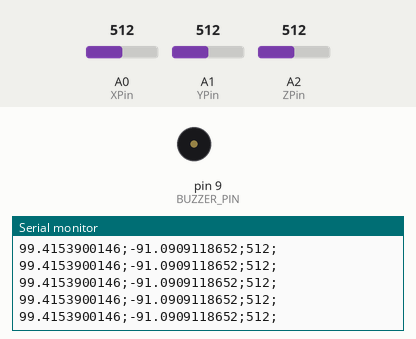
The sketch below on a simulated Arduino Uno, built with avr-gcc and run on an emulated ATmega328P. On the bench: buzzer (waves = sounding, pin HIGH), the last lines printed to the serial monitor. The inputs (shaded band) are chosen by the test bench; at power-on: A1 (YPin) = 512, A0 (XPin) = 512, A2 (ZPin) = 512.

Above: at 1.2 s.
1.3 s: A1 (YPin) set to 334
At 2.4 s:
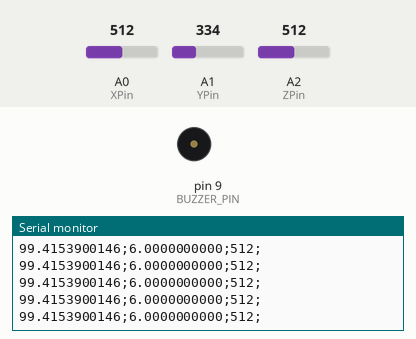
2.8 s: A1 (YPin) set to 315
At 3.6 s:
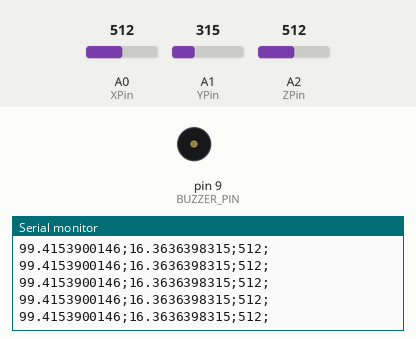
Timing chart, 0 to 5.8 s (numbered marks = the images above; inputs shaded):
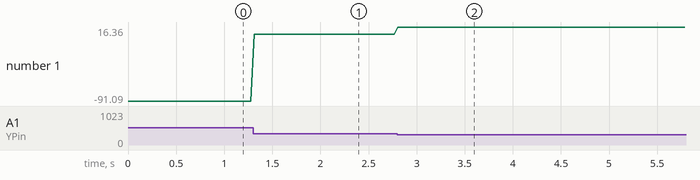

Measured:
- after the input at 1.3 s, the serial monitor: prints a new line at once (image 1)
- after the input at 2.8 s, the serial monitor: prints a new line at once (image 2)
- plotted number 1: -91.09 → 6 after the input at 1.3 s, 6 → 16.36 after the input at 2.8 s

The sketch:

codice_arduino.ino
```cpp
int XPin = A0; // X
int YPin = A1; // Y
int ZPin = A2; // Z
#define BUZZER_PIN 9

void setup() {
  Serial.begin(115200);
  pinMode(BUZZER_PIN, OUTPUT); // set the pin for the Piezo
}

void loop() {
  Serial.flush(); // Empty the memory each time in the loop
  float xmap = fmap(analogRead(XPin), 170, 495, -90, 90);
  float ymap = fmap(analogRead(YPin), 180, 510, 90, -90);
  Serial.print(xmap, DEC);
  Serial.print(";");
  Serial.print(ymap, DEC);
  Serial.print(";");
  Serial.print(analogRead(ZPin), DEC);
  Serial.println(";");
  delay(33);

  if(Serial.available() >0 ){
    char val = Serial.read();
    if(val == 'w'){
      digitalWrite(BUZZER_PIN, HIGH);
      delayMicroseconds(54);
      digitalWrite(BUZZER_PIN, LOW);
      delayMicroseconds(54);
    }
  }
}

float fmap(float x, float in_min, float in_max, float out_min, float out_max)
{
  return (x - in_min) * (out_max - out_min) / (in_max - in_min) + out_min;
}
```
